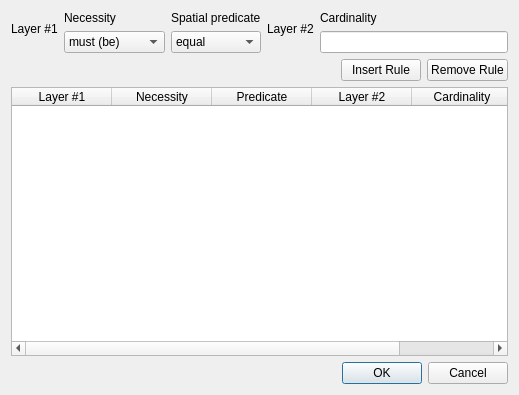
<?xml version="1.0" encoding="UTF-8"?>
<ui version="4.0">
 <class>Dialog</class>
 <widget class="QDialog" name="Dialog">
  <property name="geometry">
   <rect>
    <x>0</x>
    <y>0</y>
    <width>519</width>
    <height>395</height>
   </rect>
  </property>
  <property name="windowTitle">
   <string>Validation Rules</string>
  </property>
  <layout class="QGridLayout" name="gridLayout">
   <item row="0" column="0" colspan="3">
    <layout class="QHBoxLayout" name="horizontalLayout">
     <item>
      <layout class="QVBoxLayout" name="verticalLayout">
       <item>
        <widget class="QLabel" name="label">
         <property name="text">
          <string>Layer #1</string>
         </property>
        </widget>
       </item>
       <item>
        <widget class="DsgCustomComboBox" name="layer1Combo" native="true">
         <property name="sizePolicy">
          <sizepolicy hsizetype="Preferred" vsizetype="Fixed">
           <horstretch>0</horstretch>
           <verstretch>0</verstretch>
          </sizepolicy>
         </property>
        </widget>
       </item>
      </layout>
     </item>
     <item>
      <layout class="QVBoxLayout" name="verticalLayout_2">
       <item>
        <widget class="QLabel" name="label_3">
         <property name="text">
          <string>Necessity</string>
         </property>
        </widget>
       </item>
       <item>
        <widget class="QComboBox" name="necessityCombo">
         <item>
          <property name="text">
           <string>must (be)</string>
          </property>
         </item>
         <item>
          <property name="text">
           <string>must not (be)</string>
          </property>
         </item>
        </widget>
       </item>
      </layout>
     </item>
     <item>
      <layout class="QVBoxLayout" name="verticalLayout_3">
       <item>
        <widget class="QLabel" name="label_4">
         <property name="text">
          <string>Spatial predicate</string>
         </property>
        </widget>
       </item>
       <item>
        <widget class="QComboBox" name="predicateCombo">
         <item>
          <property name="text">
           <string>equal</string>
          </property>
         </item>
         <item>
          <property name="text">
           <string>disjoint</string>
          </property>
         </item>
         <item>
          <property name="text">
           <string>intersect</string>
          </property>
         </item>
         <item>
          <property name="text">
           <string>touch</string>
          </property>
         </item>
         <item>
          <property name="text">
           <string>cross</string>
          </property>
         </item>
         <item>
          <property name="text">
           <string>within</string>
          </property>
         </item>
         <item>
          <property name="text">
           <string>overlap</string>
          </property>
         </item>
         <item>
          <property name="text">
           <string>contain</string>
          </property>
         </item>
         <item>
          <property name="text">
           <string>cover</string>
          </property>
         </item>
         <item>
          <property name="text">
           <string>covered by</string>
          </property>
         </item>
        </widget>
       </item>
      </layout>
     </item>
     <item>
      <layout class="QVBoxLayout" name="verticalLayout_4">
       <item>
        <widget class="QLabel" name="label_2">
         <property name="text">
          <string>Layer #2</string>
         </property>
        </widget>
       </item>
       <item>
        <widget class="DsgCustomComboBox" name="layer2Combo" native="true">
         <property name="sizePolicy">
          <sizepolicy hsizetype="Preferred" vsizetype="Fixed">
           <horstretch>0</horstretch>
           <verstretch>0</verstretch>
          </sizepolicy>
         </property>
        </widget>
       </item>
      </layout>
     </item>
     <item>
      <layout class="QVBoxLayout" name="verticalLayout_5">
       <item>
        <widget class="QLabel" name="label_6">
         <property name="text">
          <string>Cardinality</string>
         </property>
        </widget>
       </item>
       <item>
        <widget class="QLineEdit" name="cardinalityEdit">
         <property name="inputMask">
          <string/>
         </property>
         <property name="text">
          <string/>
         </property>
        </widget>
       </item>
      </layout>
     </item>
    </layout>
   </item>
   <item row="1" column="0">
    <spacer name="horizontalSpacer">
     <property name="orientation">
      <enum>Qt::Horizontal</enum>
     </property>
     <property name="sizeHint" stdset="0">
      <size>
       <width>317</width>
       <height>20</height>
      </size>
     </property>
    </spacer>
   </item>
   <item row="1" column="1">
    <widget class="QPushButton" name="insertRuleButton">
     <property name="text">
      <string>Insert Rule</string>
     </property>
    </widget>
   </item>
   <item row="1" column="2">
    <widget class="QPushButton" name="removeRuleButton">
     <property name="text">
      <string>Remove Rule</string>
     </property>
    </widget>
   </item>
   <item row="2" column="0" colspan="3">
    <widget class="QTableWidget" name="tableWidget">
     <property name="editTriggers">
      <set>QAbstractItemView::NoEditTriggers</set>
     </property>
     <property name="selectionMode">
      <enum>QAbstractItemView::MultiSelection</enum>
     </property>
     <property name="selectionBehavior">
      <enum>QAbstractItemView::SelectRows</enum>
     </property>
     <column>
      <property name="text">
       <string>Layer #1</string>
      </property>
     </column>
     <column>
      <property name="text">
       <string>Necessity</string>
      </property>
     </column>
     <column>
      <property name="text">
       <string>Predicate</string>
      </property>
     </column>
     <column>
      <property name="text">
       <string>Layer #2</string>
      </property>
     </column>
     <column>
      <property name="text">
       <string>Cardinality</string>
      </property>
     </column>
    </widget>
   </item>
   <item row="3" column="1" colspan="2">
    <widget class="QDialogButtonBox" name="buttonBox">
     <property name="orientation">
      <enum>Qt::Horizontal</enum>
     </property>
     <property name="standardButtons">
      <set>QDialogButtonBox::Cancel|QDialogButtonBox::Ok</set>
     </property>
    </widget>
   </item>
  </layout>
 </widget>
 <customwidgets>
  <customwidget>
   <class>DsgCustomComboBox</class>
   <extends>QWidget</extends>
   <header>DsgTools.gui.CustomWidgets.BasicInterfaceWidgets.dsgCustomComboBox.h</header>
   <container>1</container>
  </customwidget>
 </customwidgets>
 <resources/>
 <connections>
  <connection>
   <sender>buttonBox</sender>
   <signal>accepted()</signal>
   <receiver>Dialog</receiver>
   <slot>accept()</slot>
   <hints>
    <hint type="sourcelabel">
     <x>248</x>
     <y>254</y>
    </hint>
    <hint type="destinationlabel">
     <x>157</x>
     <y>274</y>
    </hint>
   </hints>
  </connection>
  <connection>
   <sender>buttonBox</sender>
   <signal>rejected()</signal>
   <receiver>Dialog</receiver>
   <slot>reject()</slot>
   <hints>
    <hint type="sourcelabel">
     <x>316</x>
     <y>260</y>
    </hint>
    <hint type="destinationlabel">
     <x>286</x>
     <y>274</y>
    </hint>
   </hints>
  </connection>
 </connections>
</ui>
